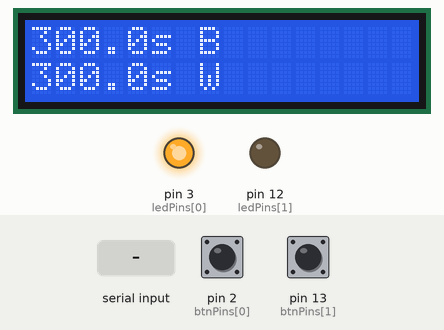
This sketch was run on a simulated Arduino Uno, built with avr-gcc and run on an emulated ATmega328P. Parts: 16×2 character LCD, output pins drawn as LEDs (lit = HIGH). Inputs (shaded band) come from the test bench; at power-on: pin 2 (btnPins[0]) LOW, pin 13 (btnPins[1]) LOW. What the sketch prints to the serial monitor is not drawn.

Above: at 1.2 s.
1.3 s: pin 2 (btnPins[0]) pulled HIGH for 0.15 s
At 1.35 s:
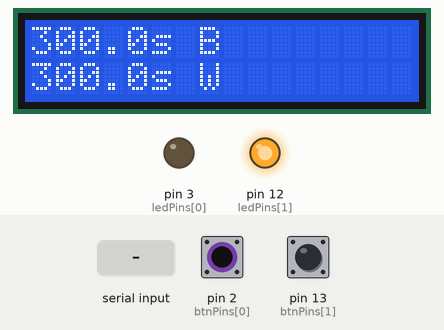
3.1 s: "pause\n" received over Serial
At 3.8 s:
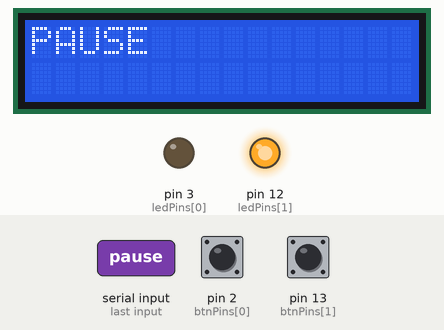
4.6 s: "end\n" received over Serial
At 4.9 s:
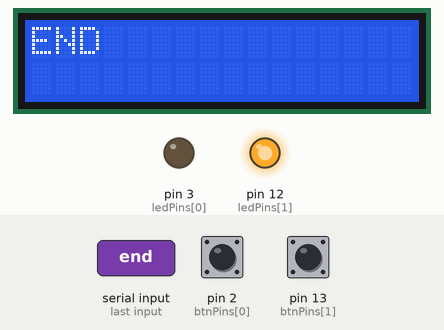
Timing chart, 0 to 7.6 s (numbered marks = the images above; inputs shaded):
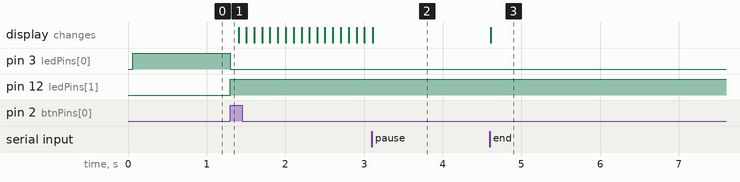

The sketch:

CheckersClock.ino
```cpp
#include <LiquidCrystal.h>


#define BLACK 0
#define WHITE 1

#define READY -1
#define RUNNING 0
#define PAUSE 1
#define END 2


const int ledPins[] = { 3, 12 };
const int btnPins[] = { 2, 13 };
const int lcdPins[] = { 4, 5, 6, 7, 8, 9 };

LiquidCrystal lcd(lcdPins[0], lcdPins[1], lcdPins[2], lcdPins[3], lcdPins[4], lcdPins[5]);

int turn = BLACK;
int ledStatus[] = { LOW, LOW };
long int times[] = { 3000, 3000 };
char timeString[17]="0000000000000000";
int status= READY;
long int startTime = -1;
long int passedTime = 0;


void handleStatusTransitions()
{
  switch(status)
  {
    case READY:
      if(Serial.available()) {
        Serial.read();
      }
      if(digitalRead(btnPins[turn]) == HIGH){
        status=RUNNING;
      }
    break;

    case RUNNING:
      if(times[WHITE]<=0 || times[BLACK]<=0)
      {
        status=END;
      } else if(Serial.available()){
        String cmd = Serial.readStringUntil('\n');
        cmd.trim();
        if(cmd.equals("pause"))
        {
          startTime=-1;
          status=PAUSE;
          break;
        }
      }

    break;

    case PAUSE:
      if(Serial.available())
      {
        String cmd = Serial.readStringUntil('\n');
        cmd.trim();
        if(cmd.equals("restart"))
        {
          status=RUNNING;
        }else if(cmd.equals("end")){
          status=END;
        }
      }
    break;

    default:
    break;
  }


}

void changeTurn() {
    turn = (turn + 1) % 2;
    Serial.println("shift");
}

void handleButtons() {
  if (digitalRead(btnPins[turn]) == HIGH) changeTurn();

}

void handleLeds() {
  if (ledStatus[turn] != HIGH) {
    ledStatus[turn] = HIGH;
    digitalWrite(ledPins[turn], HIGH);
  }
  if (ledStatus[(turn + 1) % 2] != LOW) {
    ledStatus[(turn + 1) % 2] = LOW;
    digitalWrite(ledPins[(turn + 1) % 2], LOW);
  }
}

void handleTimes() {
  if (startTime==-1) {
    startTime = (millis() / 100);
  }else{
    passedTime = (millis() / 100) - startTime;
    times[turn] -= passedTime;
    startTime += passedTime;
  }
}

void handleDisplay()
{
  switch (status) {
  case READY:
    for (int i = 0; i < 2; i++) {
      snprintf(timeString, sizeof(timeString), "%03ld.%ld\s %c", times[i] / 10, times[i] % 10, (i == WHITE) ? 'W' : 'B');
      lcd.setCursor(0, i);
      lcd.print(timeString);

    }
    break;

  case RUNNING:
    for (int i = 0; i < 2; i++) {
      snprintf(timeString, sizeof(timeString), "%03ld.%ld\s %c", times[i] / 10, times[i] % 10, (i == WHITE) ? 'W' : 'B');
      lcd.setCursor(0, i);
      lcd.print(timeString);

    }
    break;

  case PAUSE:
    lcd.setCursor(0, 0);
    lcd.print("PAUSE           ");
    lcd.setCursor(0, 1);
    lcd.print("                ");
    break;
  case END:
    lcd.setCursor(0, 0);
    lcd.print("END             ");
    lcd.setCursor(0, 1);
    lcd.print("                ");
    break;

  default:
    lcd.setCursor(0, 0);
    lcd.print("ERROR           ");
    lcd.setCursor(0, 1);
    lcd.print("                ");
    break;
    break;
}
}

void setup() {

  Serial.begin(9600);

  // leds and buttons init
  for (int i = 0; i < 2; i++) {
    pinMode(ledPins[i], OUTPUT);
    pinMode(btnPins[i], INPUT);
  }

  // lcd init
  lcd.begin(16, 2);
}

void loop() {
  handleStatusTransitions();
  if(status==READY)
  {
    handleLeds();
  } else if(status==RUNNING){
    handleButtons();
    handleLeds();
    handleTimes();
  }
  handleDisplay();
}
```

Measured:
- after the input at 1.3 s, pin 3 (ledPins[0]): HIGH → LOW at once; pin 12 (ledPins[1]): LOW → HIGH at once
- after the input at 3.1 s, the display: changes at once (image 2)
- after the input at 4.6 s, the display: changes at once (image 3)
